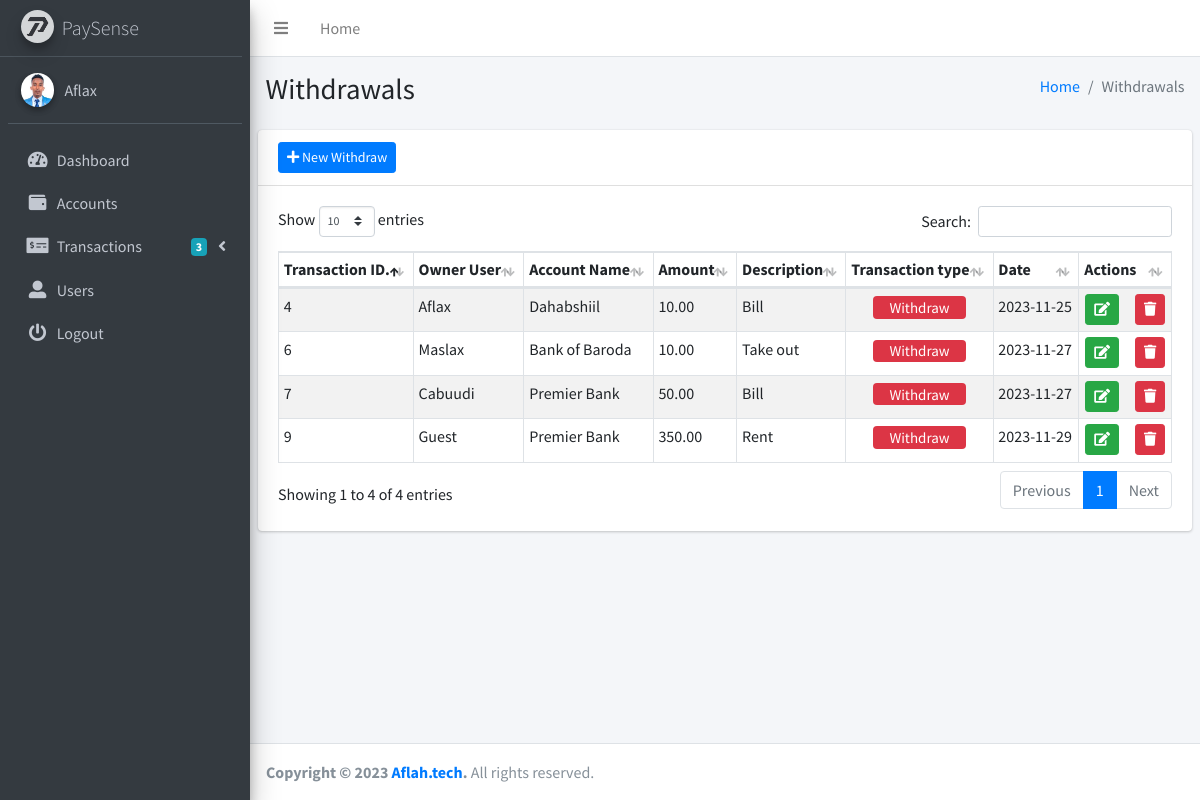
The app's page /withdrawals (signed in) with its own data.
### app/models.py (models this page shows, shortened)
class User(db.Model,UserMixin):
    id = db.Column(db.Integer, primary_key=True)
    username = db.Column(db.String(20), unique=True, nullable=False)
    email = db.Column(db.String(120), unique=True, nullable=False)
    password = db.Column(db.String(60), nullable=False)
    usertype = db.Column(db.String(10), nullable=False)
    profile_pic = db.Column(db.String(20), nullable=False, default='default.jpg')
    reg_date = db.Column(db.DateTime, nullable=False, default=datetime.utcnow)
    accounts = db.relationship('Account', backref='owner', lazy=True)

class Transaction(db.Model):
    transaction_id = db.Column(db.Integer, primary_key=True)
    account_number = db.Column(db.Integer, db.ForeignKey('account.account_number'),nullable=False)
    amount = db.Column(db.Numeric(10, 2), nullable=False)
    description = db.Column(db.Text, nullable=False)
    transaction_type = db.Column(db.String(20))
    date = db.Column(db.DateTime, nullable=False)

class Account(db.Model):
    account_number = db.Column(db.Integer, primary_key=True)
    account_name = db.Column(db.String(50), nullable=False)
    balance = db.Column(db.Numeric(10, 2), nullable=False)
    reg_date = db.Column(db.DateTime, nullable=False, default=datetime.utcnow)
    transactions = db.relationship('Transaction', backref='account', lazy=True)
    user_id = db.Column(db.Integer, db.ForeignKey('user.id'),nullable=False)

### app/routes.py (the view)
@app.route("/withdrawals", methods=['GET', 'POST'], strict_slashes=False)
@login_required
def withdrawals():
    form = WithdrawalForm()
    updateForm = UpdateWithdrawalForm()
    accounts = Account.query.all() if current_user.usertype == 'Admin' else Account.query.filter_by(owner=current_user).all()
    account_choices = [('','Select The Account')] + [(acc.account_number,acc.account_name) for acc in accounts]
    form.account_number.choices = account_choices
    if form.validate_on_submit():
        amount = Decimal(form.amount.data).quantize(Decimal('0.00'), rounding=ROUND_DOWN)
        account_number = form.account_number.data
        account = Account.query.get(account_number)
        if account.balance >= amount:
            withdraw = Transaction(account_number=account_number, amount=str(amount), description=form.description.data, transaction_type='Withdraw',date=form.date.data)
            db.session.add(withdraw)
            db.session.commit()
            account.balance -= amount
            db.session.commit()
            flash("The Account has been Withdrawed successfully", "success")
        else:
            flash("Insufficient balance for withdrawal", "danger")
        return redirect(url_for('withdrawals'))
    else:
        for field, errors in form.errors.items():
            for error in errors:
                flash(f"{field}: {error}", "danger")
    current_year = datetime.datetime.now().year
    user_account_numbers = [account.account_number for account in current_user.accounts]
    if current_user.usertype == 'Admin':
        withdrawals = Transaction.query.filter_by(transaction_type='Withdraw').order_by(Transaction.transaction_id.asc())
    else:
        withdrawals = Transaction.query.filter(Transaction.account_number.in_(user_account_numbers),Transaction.transaction_type == 'Withdraw').order_by(Transaction.transaction_id.asc()).all()
    return render_template('withdrawals.html', title='Withdrawals', form=form, updateForm=updateForm, withdrawals=withdrawals,current_year=current_year)

### app/forms.py (shortened to what this page needs)
class WithdrawalForm(FlaskForm):
    account_number = SelectField('Account Name', validators=[InputRequired()], choices=[])
    amount = DecimalField('Amount', validators=[DataRequired()])
    description = TextAreaField('Description', validators=[DataRequired()])
    date = DateField('Select Date', validators=[DataRequired()], default=date.today)
    submit = SubmitField('Withdraw')

class UpdateWithdrawalForm(FlaskForm):
    account_number = StringField('Account Name', validators=[DataRequired()])
    amount = DecimalField('Amount', validators=[DataRequired()])
    description = StringField('Description', validators=[DataRequired()])
    date = DateField('Select Date', validators=[DataRequired()], default=date.today)
    submit = SubmitField('Update')

### app/models.py (called while the page is built)
@login_manager.user_loader
def load_user(user_id):
    return User.query.get(int(user_id))

### app/templates/withdrawals.html (shortened to what this page needs)
<!DOCTYPE html>
<html>
<head>
  <link rel="stylesheet" href="{{ url_for('static', filename='plugins/toastr/toastr.min.css') }}">
  <link rel="stylesheet" href="{{ url_for('static', filename='plugins/fontawesome-free/css/all.min.css') }}">
  <link rel="stylesheet" href="https://code.ionicframework.com/ionicons/2.0.1/css/ionicons.min.css">
  <link rel="stylesheet" href="{{ url_for('static', filename='plugins/datatables-bs4/css/dataTables.bootstrap4.min.css') }}">
  <link rel="stylesheet" href="{{ url_for('static', filename='plugins/datatables-responsive/css/responsive.bootstrap4.min.css') }}">
  <link rel="stylesheet" href="{{ url_for('static', filename='dist/css/adminlte.min.css') }}">
</head>
<body class="hold-transition sidebar-mini">
<div class="wrapper">
  <nav class="main-header navbar navbar-expand navbar-white navbar-light">
    <ul class="navbar-nav">
      <li class="nav-item">
        <a class="nav-link" data-widget="pushmenu" href="#" role="button"><i class="fas fa-bars"></i></a>
      </li>
      <li class="nav-item d-none d-sm-inline-block">
        <a href="{{ url_for('home') }}" class="nav-link">Home</a>
      </li>
    </ul>
  </nav>
  <aside class="main-sidebar sidebar-dark-primary elevation-4">
    {% include 'sidebar.html' %}
  </aside>
  <div class="content-wrapper">
    <section class="content-header">
      <div class="container-fluid">
        <div class="row mb-2">
          <div class="col-sm-6">
            <h1>Withdrawals</h1>
          </div>
          <div class="col-sm-6">
            <ol class="breadcrumb float-sm-right">
              <li class="breadcrumb-item"><a href="{{ url_for('home') }}">Home</a></li>
              <li class="breadcrumb-item active">Withdrawals</li>
            </ol>
          </div>
        </div>
      </div>
    </section>
    <section class="content">
      <div class="row">
        <div class="col-12">
          <div class="card">
            <div class="card-header">
              <button class="btn btn-primary btn-sm" data-toggle="modal" data-target="#modal-new-withdraw"><i class="fas fa-plus"></i>
                New Withdraw
              </button>
            </div>
            <div class="card-body">
              <table id="example1" class="table table-bordered table-striped table-sm">
                <thead>
                <tr>
                  <th>Transaction ID.</th>
                  {% if current_user.usertype == 'Admin' %}
                    <th>Owner User</th>
                  {% endif %}
                  <th>Account Name</th>
                  <th>Amount</th>
                  <th>Description</th>
                  <th>Transaction type</th>
                  <th>Date</th>
                  <th>Actions</th>
                </tr>
                </thead>
                <tbody>
                {% for withdraw in withdrawals %}
                  <tr>
                    <td>{{ withdraw.transaction_id }}</td>
                    {% if current_user.usertype == 'Admin' %}
                      <td>{{ withdraw.account.owner.username }}</td>
                    {% endif %}
                    <td>{{ withdraw.account.account_name }}</td>
                    <td>{{ withdraw.amount}}</td>
                    <td>{{ withdraw.description}}</td>
                    <td class="text-center">
                      <h5><span class="badge bg-danger px-3 font-weight-normal">{{ withdraw.transaction_type }}</span></h5>
                    </td>
                    <td>{{ withdraw.date.strftime('%Y-%m-%d')}}</td>
                    <td>
                      <div class="d-flex justify-content-center align-items-center h-100">
                        <button type="button" class="btn btn-success btn-sm mr-2" data-toggle="modal" data-target="#modal-update-withdraw-{{ withdraw.transaction_id }}"><i class="fas fa-edit"></i></button>
                        <button type="button" class="btn btn-danger btn-sm ml-2" data-toggle="modal" data-target="#modal-danger-{{ withdraw.transaction_id }}">
                          <i class="fas fa-trash"></i>
                        </button>
                      </div>
                    </td>
                  </tr>
                {% endfor %}
                </tbody>
              </table>
            </div>
          </div>
        </div>
      </div>
    </section>
  </div>
  {% include 'footer.html' %}
</div>
</body>
</html>

### app/templates/sidebar.html (shortened to what this page needs)
<div class="sidebar">
<a href="{{ url_for('home') }}" class="brand-link ml-n2">
  <img src="{{ url_for('static', filename='img/Paysense.png') }}" alt="paysense" class="brand-image img-circle elevation-3" style="opacity: .8">
  <span class="brand-text font-weight-light">PaySense</span>
</a>
  <div class="user-panel mt-3 pb-3 mb-3 d-flex">
    <div class="image">
      <img src="{{ url_for('static', filename='img/' + current_user.profile_pic) }}" class="img-circle elevation-2" alt="User Image">
    </div>
    <div class="info">
      <a href="{{ url_for('profile') }}" class="d-block">{{ current_user.username }}</a>
    </div>
  </div>
  <nav class="mt-2">
    <ul class="nav nav-pills nav-sidebar flex-column" data-widget="treeview" role="menu" data-accordion="false">
      <li class="nav-item">
        <a href="{{ url_for('home') }}" class="nav-link {% if request.path == url_for('home') %}active{% endif %}">
          <i class="nav-icon fas fa-tachometer-alt"></i>
          <p>
            Dashboard
          </p>
        </a>
      </li>
      <li class="nav-item">
        <a href="{{ url_for('accounts') }}" class="nav-link {% if request.path == url_for('accounts') %}active{% endif %}">
          <i class="nav-icon fas fa-wallet"></i>
          <p>
            Accounts
          </p>
        </a>
      </li>
      <li class="nav-item has-treeview">
        <a href="#" class="nav-link">
          <i class="nav-icon fas fa-money-check-alt"></i>
          <p>
            Transactions
            <i class="fas fa-angle-left right"></i>
            <span class="badge badge-info right">3</span>
          </p>
        </a>
      </li>
      {% if current_user.usertype == "Admin"%}
      <li class="nav-item">
        <a href="{{ url_for('users') }}" class="nav-link {% if request.path == url_for('users') %}active{% endif %}">
          <i class="nav-icon fas fa-user-alt"></i>
          <p>
            Users
          </p>
        </a>
      </li>
      {% endif %}
      <li class="nav-item">
        <a href="{{ url_for('logout') }}" class="nav-link">
          <i class="nav-icon fas fa-power-off "></i>
          <p>
            Logout
          </p>
        </a>
      </li>
    </ul>
  </nav>
</div>

### records on screen
User: profile_pic (picture), username "Aflax"
Transaction: transaction_id "4", account.owner.username "Aflax", account.account_name "Dahabshiil", amount "10.00", description "Bill", transaction_type "Withdraw", date "2023-11-25"
Transaction: transaction_id "6", account.owner.username "Maslax", account.account_name "Bank of Baroda", amount "10.00", description "Take out", transaction_type "Withdraw", date "2023-11-27"
Transaction: transaction_id "7", account.owner.username "Cabuudi", account.account_name "Premier Bank", amount "50.00", description "Bill", transaction_type "Withdraw", date "2023-11-27"
Transaction: transaction_id "9", account.owner.username "Guest", account.account_name "Premier Bank", amount "350.00", description "Rent", transaction_type "Withdraw", date "2023-11-29"
